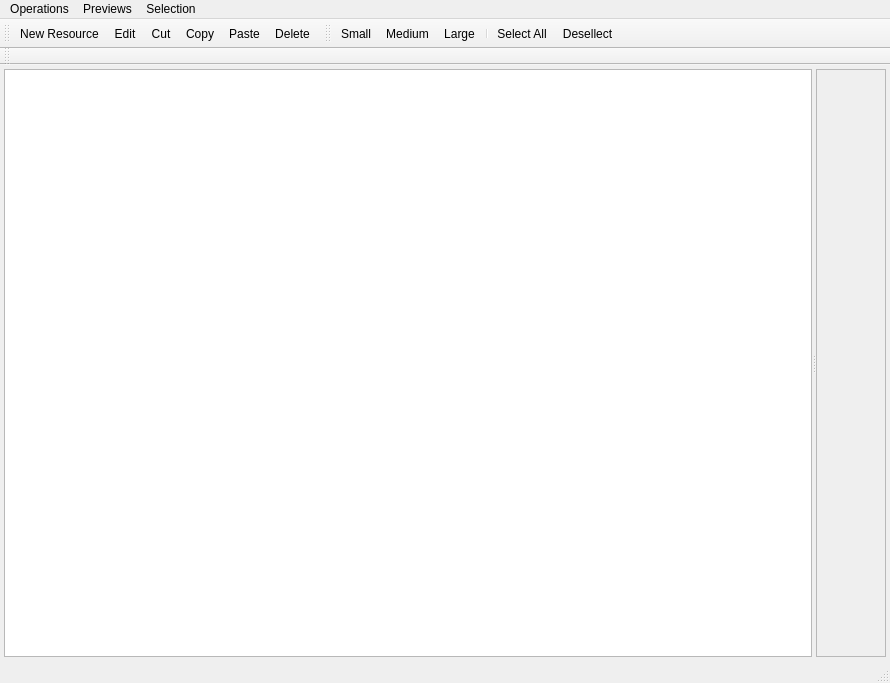
<?xml version="1.0" encoding="UTF-8"?>
<ui version="4.0">
 <class>ZEDAssertBrowserUI</class>
 <widget class="QMainWindow" name="ZEDAssertBrowserUI">
  <property name="geometry">
   <rect>
    <x>0</x>
    <y>0</y>
    <width>890</width>
    <height>683</height>
   </rect>
  </property>
  <property name="windowTitle">
   <string>Assert Browser</string>
  </property>
  <property name="styleSheet">
   <string/>
  </property>
  <widget class="QWidget" name="centralwidget">
   <layout class="QVBoxLayout" name="verticalLayout">
    <property name="spacing">
     <number>4</number>
    </property>
    <property name="margin">
     <number>4</number>
    </property>
    <item>
     <widget class="QSplitter" name="splitter">
      <property name="orientation">
       <enum>Qt::Horizontal</enum>
      </property>
      <widget class="QTreeView" name="DirectoryBrowser">
       <property name="sizePolicy">
        <sizepolicy hsizetype="Expanding" vsizetype="Expanding">
         <horstretch>0</horstretch>
         <verstretch>0</verstretch>
        </sizepolicy>
       </property>
       <property name="headerHidden">
        <bool>false</bool>
       </property>
      </widget>
      <widget class="QScrollArea" name="PreviewsViewport">
       <property name="sizePolicy">
        <sizepolicy hsizetype="Expanding" vsizetype="Expanding">
         <horstretch>0</horstretch>
         <verstretch>0</verstretch>
        </sizepolicy>
       </property>
       <property name="widgetResizable">
        <bool>true</bool>
       </property>
       <widget class="QWidget" name="scrollAreaWidgetContents">
        <property name="geometry">
         <rect>
          <x>0</x>
          <y>0</y>
          <width>69</width>
          <height>594</height>
         </rect>
        </property>
       </widget>
      </widget>
     </widget>
    </item>
   </layout>
  </widget>
  <widget class="QMenuBar" name="menubar">
   <property name="geometry">
    <rect>
     <x>0</x>
     <y>0</y>
     <width>890</width>
     <height>22</height>
    </rect>
   </property>
   <widget class="QMenu" name="menuPreviews">
    <property name="title">
     <string>Previews</string>
    </property>
    <addaction name="SmallAction"/>
    <addaction name="MediumAction"/>
    <addaction name="LargeAction"/>
   </widget>
   <widget class="QMenu" name="menuOperations">
    <property name="title">
     <string>Operations</string>
    </property>
    <addaction name="NewResourceActon"/>
    <addaction name="EditAction"/>
    <addaction name="CopyAction"/>
    <addaction name="PasteAction"/>
    <addaction name="CutAction"/>
    <addaction name="DeleteAction"/>
   </widget>
   <widget class="QMenu" name="menuSelection">
    <property name="title">
     <string>Selection</string>
    </property>
    <addaction name="SelectAllAciton"/>
    <addaction name="DesellectAction"/>
   </widget>
   <addaction name="menuOperations"/>
   <addaction name="menuPreviews"/>
   <addaction name="menuSelection"/>
  </widget>
  <widget class="QStatusBar" name="statusbar"/>
  <widget class="QToolBar" name="OperationsToolbar">
   <property name="enabled">
    <bool>true</bool>
   </property>
   <property name="windowTitle">
    <string>OperationsToolbar</string>
   </property>
   <attribute name="toolBarArea">
    <enum>TopToolBarArea</enum>
   </attribute>
   <attribute name="toolBarBreak">
    <bool>false</bool>
   </attribute>
   <addaction name="NewResourceActon"/>
   <addaction name="EditAction"/>
   <addaction name="CutAction"/>
   <addaction name="CopyAction"/>
   <addaction name="PasteAction"/>
   <addaction name="DeleteAction"/>
  </widget>
  <widget class="QToolBar" name="PreviewsToolBar">
   <property name="windowTitle">
    <string>PrewievsToolBar</string>
   </property>
   <attribute name="toolBarArea">
    <enum>TopToolBarArea</enum>
   </attribute>
   <attribute name="toolBarBreak">
    <bool>false</bool>
   </attribute>
   <addaction name="SmallAction"/>
   <addaction name="MediumAction"/>
   <addaction name="LargeAction"/>
   <addaction name="separator"/>
   <addaction name="SelectAllAciton"/>
   <addaction name="DesellectAction"/>
  </widget>
  <widget class="QToolBar" name="SearchToolBar">
   <property name="windowTitle">
    <string>SearchToolBar</string>
   </property>
   <attribute name="toolBarArea">
    <enum>TopToolBarArea</enum>
   </attribute>
   <attribute name="toolBarBreak">
    <bool>true</bool>
   </attribute>
  </widget>
  <action name="SmallAction">
   <property name="text">
    <string>Small</string>
   </property>
  </action>
  <action name="MediumAction">
   <property name="text">
    <string>Medium</string>
   </property>
  </action>
  <action name="LargeAction">
   <property name="text">
    <string>Large</string>
   </property>
  </action>
  <action name="actionExit">
   <property name="text">
    <string>Exit</string>
   </property>
  </action>
  <action name="CopyAction">
   <property name="text">
    <string>Copy</string>
   </property>
  </action>
  <action name="PasteAction">
   <property name="text">
    <string>Paste</string>
   </property>
  </action>
  <action name="CutAction">
   <property name="text">
    <string>Cut</string>
   </property>
  </action>
  <action name="DeleteAction">
   <property name="text">
    <string>Delete</string>
   </property>
  </action>
  <action name="EditAction">
   <property name="text">
    <string>Edit</string>
   </property>
  </action>
  <action name="NewResourceActon">
   <property name="text">
    <string>New Resource</string>
   </property>
  </action>
  <action name="SelectAllAciton">
   <property name="text">
    <string>Select All</string>
   </property>
  </action>
  <action name="DesellectAction">
   <property name="text">
    <string>Desellect</string>
   </property>
  </action>
 </widget>
 <resources/>
 <connections/>
</ui>
